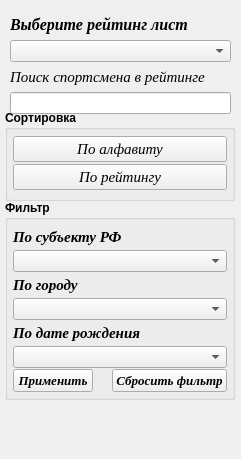
    <widget class="QWidget" name="page_8">
     <property name="geometry">
      <rect>
       <x>0</x>
       <y>0</y>
       <width>241</width>
       <height>459</height>
      </rect>
     </property>
     <attribute name="label">
      <string>Рейтинг</string>
     </attribute>
     <widget class="QGroupBox" name="groupBox_5">
      <property name="geometry">
       <rect>
        <x>5</x>
        <y>110</y>
        <width>230</width>
        <height>91</height>
       </rect>
      </property>
      <property name="font">
       <font>
        <weight>75</weight>
        <bold>true</bold>
       </font>
      </property>
      <property name="title">
       <string>Сортировка</string>
      </property>
      <layout class="QVBoxLayout" name="verticalLayout_15">
       <property name="spacing">
        <number>1</number>
       </property>
       <property name="leftMargin">
        <number>5</number>
       </property>
       <property name="topMargin">
        <number>5</number>
       </property>
       <property name="rightMargin">
        <number>5</number>
       </property>
       <property name="bottomMargin">
        <number>5</number>
       </property>
       <item>
        <widget class="QPushButton" name="Button_sort_alf_R">
         <property name="font">
          <font>
           <family>Times New Roman</family>
           <pointsize>11</pointsize>
           <weight>50</weight>
           <italic>true</italic>
           <bold>false</bold>
          </font>
         </property>
         <property name="text">
          <string>По алфавиту</string>
         </property>
        </widget>
       </item>
       <item>
        <widget class="QPushButton" name="Button_sort_rejting_in_R">
         <property name="font">
          <font>
           <family>Times New Roman</family>
           <pointsize>11</pointsize>
           <weight>50</weight>
           <italic>true</italic>
           <bold>false</bold>
          </font>
         </property>
         <property name="text">
          <string>По рейтингу</string>
         </property>
        </widget>
       </item>
      </layout>
     </widget>
     <widget class="QWidget" name="layoutWidget">
      <property name="geometry">
       <rect>
        <x>10</x>
        <y>10</y>
        <width>221</width>
        <height>104</height>
       </rect>
      </property>
      <layout class="QVBoxLayout" name="verticalLayout_22">
       <property name="spacing">
        <number>1</number>
       </property>
       <item>
        <layout class="QVBoxLayout" name="verticalLayout_17">
         <property name="spacing">
          <number>1</number>
         </property>
         <item>
          <widget class="QLabel" name="label_47">
           <property name="sizePolicy">
            <sizepolicy hsizetype="Expanding" vsizetype="Preferred">
             <horstretch>0</horstretch>
             <verstretch>0</verstretch>
            </sizepolicy>
           </property>
           <property name="font">
            <font>
             <family>Times New Roman</family>
             <pointsize>12</pointsize>
             <weight>75</weight>
             <italic>true</italic>
             <bold>true</bold>
            </font>
           </property>
           <property name="text">
            <string>Выберите рейтинг лист</string>
           </property>
          </widget>
         </item>
         <item>
          <widget class="QComboBox" name="comboBox_choice_R">
           <property name="sizePolicy">
            <sizepolicy hsizetype="Expanding" vsizetype="Fixed">
             <horstretch>0</horstretch>
             <verstretch>0</verstretch>
            </sizepolicy>
           </property>
          </widget>
         </item>
        </layout>
       </item>
       <item>
        <layout class="QVBoxLayout" name="verticalLayout_16">
         <property name="spacing">
          <number>1</number>
         </property>
         <item>
          <widget class="QLabel" name="label_77">
           <property name="font">
            <font>
             <family>Times New Roman</family>
             <pointsize>11</pointsize>
             <weight>50</weight>
             <italic>true</italic>
             <bold>false</bold>
            </font>
           </property>
           <property name="text">
            <string>Поиск спортсмена в рейтинге</string>
           </property>
          </widget>
         </item>
         <item>
          <widget class="QLineEdit" name="lineEdit_find_player_in_R"/>
         </item>
        </layout>
       </item>
      </layout>
     </widget>
     <widget class="QGroupBox" name="groupBox_3">
      <property name="geometry">
       <rect>
        <x>5</x>
        <y>200</y>
        <width>230</width>
        <height>200</height>
       </rect>
      </property>
      <property name="font">
       <font>
        <weight>75</weight>
        <bold>true</bold>
       </font>
      </property>
      <property name="title">
       <string>Фильтр</string>
      </property>
      <layout class="QVBoxLayout" name="verticalLayout_21">
       <property name="spacing">
        <number>1</number>
       </property>
       <property name="leftMargin">
        <number>5</number>
       </property>
       <property name="topMargin">
        <number>5</number>
       </property>
       <property name="rightMargin">
        <number>5</number>
       </property>
       <property name="bottomMargin">
        <number>5</number>
       </property>
       <item>
        <layout class="QVBoxLayout" name="verticalLayout_18">
         <property name="spacing">
          <number>1</number>
         </property>
         <item>
          <widget class="QLabel" name="label_9">
           <property name="sizePolicy">
            <sizepolicy hsizetype="Expanding" vsizetype="Preferred">
             <horstretch>0</horstretch>
             <verstretch>0</verstretch>
            </sizepolicy>
           </property>
           <property name="font">
            <font>
             <family>Times New Roman</family>
             <pointsize>11</pointsize>
             <weight>75</weight>
             <italic>true</italic>
             <bold>true</bold>
            </font>
           </property>
           <property name="text">
            <string>По субъекту РФ</string>
           </property>
          </widget>
         </item>
         <item>
          <widget class="QComboBox" name="comboBox_filter_region_in_R">
           <property name="sizePolicy">
            <sizepolicy hsizetype="Expanding" vsizetype="Fixed">
             <horstretch>0</horstretch>
             <verstretch>0</verstretch>
            </sizepolicy>
           </property>
          </widget>
         </item>
        </layout>
       </item>
       <item>
        <layout class="QVBoxLayout" name="verticalLayout_19">
         <property name="spacing">
          <number>1</number>
         </property>
         <item>
          <widget class="QLabel" name="label_23">
           <property name="sizePolicy">
            <sizepolicy hsizetype="Expanding" vsizetype="Preferred">
             <horstretch>0</horstretch>
             <verstretch>0</verstretch>
            </sizepolicy>
           </property>
           <property name="font">
            <font>
             <family>Times New Roman</family>
             <pointsize>11</pointsize>
             <weight>75</weight>
             <italic>true</italic>
             <bold>true</bold>
            </font>
           </property>
           <property name="text">
            <string>По городу</string>
           </property>
          </widget>
         </item>
         <item>
          <widget class="QComboBox" name="comboBox_filter_city_in_R">
           <property name="sizePolicy">
            <sizepolicy hsizetype="Expanding" vsizetype="Fixed">
             <horstretch>0</horstretch>
             <verstretch>0</verstretch>
            </sizepolicy>
           </property>
          </widget>
         </item>
        </layout>
       </item>
       <item>
        <layout class="QVBoxLayout" name="verticalLayout_20">
         <property name="spacing">
          <number>1</number>
         </property>
         <item>
          <widget class="QLabel" name="label_35">
           <property name="sizePolicy">
            <sizepolicy hsizetype="Expanding" vsizetype="Preferred">
             <horstretch>0</horstretch>
             <verstretch>0</verstretch>
            </sizepolicy>
           </property>
           <property name="font">
            <font>
             <family>Times New Roman</family>
             <pointsize>11</pointsize>
             <weight>75</weight>
             <italic>true</italic>
             <bold>true</bold>
            </font>
           </property>
           <property name="text">
            <string>По дате рождения</string>
           </property>
          </widget>
         </item>
         <item>
          <widget class="QComboBox" name="comboBox_filter_date_in_R">
           <property name="sizePolicy">
            <sizepolicy hsizetype="Expanding" vsizetype="Fixed">
             <horstretch>0</horstretch>
             <verstretch>0</verstretch>
            </sizepolicy>
           </property>
          </widget>
         </item>
        </layout>
       </item>
       <item>
        <layout class="QHBoxLayout" name="horizontalLayout_14">
         <item>
          <widget class="QPushButton" name="Button_filter_R">
           <property name="sizePolicy">
            <sizepolicy hsizetype="Expanding" vsizetype="Fixed">
             <horstretch>0</horstretch>
             <verstretch>0</verstretch>
            </sizepolicy>
           </property>
           <property name="font">
            <font>
             <family>Times New Roman</family>
             <pointsize>10</pointsize>
             <italic>true</italic>
            </font>
           </property>
           <property name="text">
            <string>Применить</string>
           </property>
          </widget>
         </item>
         <item>
          <spacer name="horizontalSpacer_6">
           <property name="orientation">
            <enum>Qt::Horizontal</enum>
           </property>
           <property name="sizeHint" stdset="0">
            <size>
             <width>40</width>
             <height>20</height>
            </size>
           </property>
          </spacer>
         </item>
         <item>
          <widget class="QPushButton" name="Button_reset_fltr_in_R">
           <property name="sizePolicy">
            <sizepolicy hsizetype="Expanding" vsizetype="Fixed">
             <horstretch>0</horstretch>
             <verstretch>0</verstretch>
            </sizepolicy>
           </property>
           <property name="font">
            <font>
             <family>Times New Roman</family>
             <pointsize>10</pointsize>
             <italic>true</italic>
            </font>
           </property>
           <property name="text">
            <string>Сбросить фильтр</string>
           </property>
          </widget>
         </item>
        </layout>
       </item>
      </layout>
     </widget>
    </widget>
